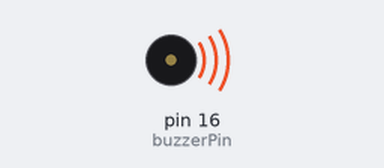
A sketch run on a simulated Arduino Uno, built with avr-gcc and run on an emulated ATmega328P. Parts: buzzer (waves = sounding).

Above: at 0.05 s.
Timing chart, 0 to 3.0 s (numbered marks = the images above):
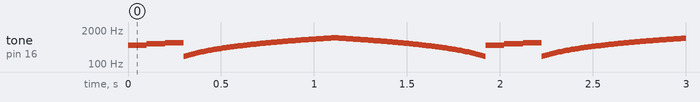

Measured:
- by itself, tone on pin 16 (buzzerPin): plays 532 Hz for 0.10 s, 587 Hz for 0.10 s, 659 Hz for 0.10 s, 200 Hz for 0.01 s, 210 Hz for 0.01 s, 220 Hz for 0.01 s … (7946 notes in this stretch)

The sketch:

3.3Buzzer-Tone.ino.ino
```cpp
const int buzzerPin = 16;   //Set buzzer pin to 16
void setup() {
  pinMode(buzzerPin,OUTPUT);
}
void loop() {
//tone(buzzerPin,294,250,0);  //4 parameters are: pin, frequency, delay, path
    tone(buzzerPin,532);           //duo --C2
    delay(100);
    tone(buzzerPin,587);           //re --D3
    delay(100);
    tone(buzzerPin,659);           //mi --E3
    delay(100);
   //Alarm
   for(int i = 200; i<=1000; i+=10){
    tone(buzzerPin,i);
    delay(10);
   }
    //Alarm
   for(int i = 1000; i>=200; i-=10){
    tone(buzzerPin,i);
    delay(10);
   }
noTone(buzzerPin);
}
```
